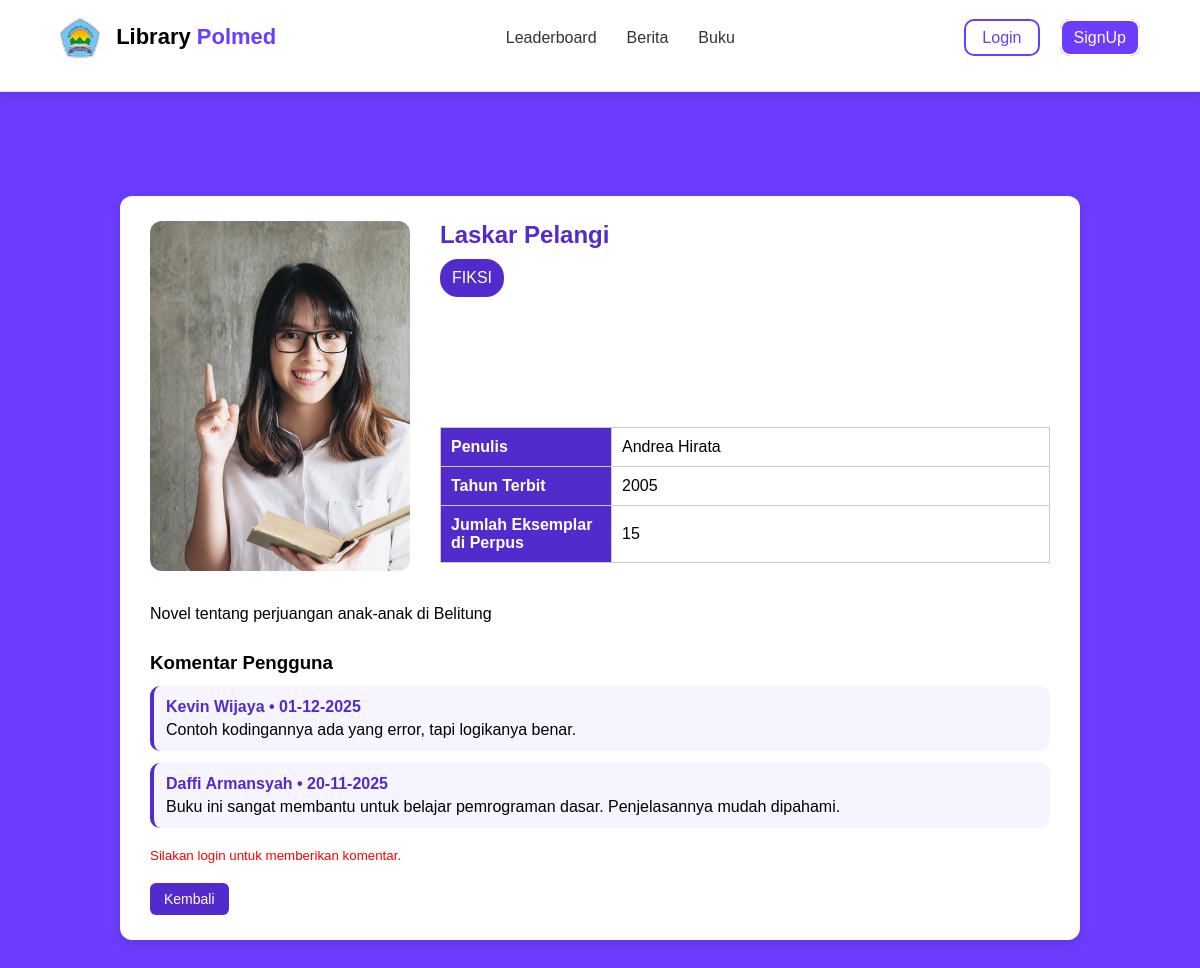
Screenshot of /buku.php?id_buku=1 with the database file from the repository.
### tables this page shows
CREATE TABLE `buku` (
  `buku_id` int(11) NOT NULL,
  `judul` varchar(150) NOT NULL,
  `sampul` varchar(150) DEFAULT NULL,
  `pengarang` varchar(150) NOT NULL,
  `tahun_terbit` year(4) DEFAULT NULL,
  `kategori` set('FIKSI','NON FIKSI','PENDIDIKAN') DEFAULT NULL,
  `jumlah_eksemplar` int(3) NOT NULL,
  `deskripsi_buku` text NOT NULL
);

CREATE TABLE `komentar` (
  `komentar_id` int(11) NOT NULL,
  `nim` varchar(11) NOT NULL,
  `buku_id` int(11) NOT NULL,
  `isi_komentar` text NOT NULL,
  `tgl_komentar` datetime DEFAULT CURRENT_TIMESTAMP
);

CREATE TABLE `pengguna` (
  `nim` varchar(11) NOT NULL,
  `nama` varchar(150) NOT NULL,
  `password` varchar(150) NOT NULL,
  `foto_profile` varchar(150) DEFAULT NULL,
  `kontak` varchar(15) NOT NULL,
  `riwayat_kunjungan` float DEFAULT NULL,
  `prodi_id` int(5) DEFAULT NULL,
  `jurusan_id` int(5) DEFAULT NULL,
  `poin_aktivitas` int(5) DEFAULT NULL
);

### function.php (called while the page is built, shortened)
<?php
function detail_book($conn, $buku_id)
{
    $sql = "SELECT * FROM buku WHERE buku_id = ?";
    $stmt = mysqli_prepare($conn, $sql);
    $stmt->bind_param("s", $buku_id);
    $stmt->execute();
    $resultData = $stmt->get_result();
    return $resultData;
}

### polmed_function.php (called while the page is built, shortened)
<?php
function list_komentar_by_buku($conn, $buku_id)
{
    $sql = "SELECT k.*, u.nama FROM komentar k LEFT JOIN pengguna u ON k.nim = u.nim WHERE k.buku_id = ? ORDER BY k.tgl_komentar DESC";
    $stmt = mysqli_prepare($conn, $sql);
    $stmt->bind_param("i", $buku_id);
    $stmt->execute();
    return $stmt->get_result();
}

### buku.php (the view, shortened to what this page needs)
<?php require 'conn.php';
require_once 'function.php';
require_once 'polmed_function.php';
if (!isset($_GET['id_buku'])) {
  header('Location: index.php');
  exit();
} else {
  $id_buku = trim($_GET['id_buku']);
  $row = detail_book($conn, $id_buku)->fetch_assoc();
  $komentar = list_komentar_by_buku($conn, $id_buku);
  $isKomen = false;
  $dummyImages = [
    'GAMBAR/membaca.jpg',
    'GAMBAR/BUKU REKOMEN/ATOMIC HABITS.jpg',
    'GAMBAR/BUKU REKOMEN/BUMII MANUSIA.jpg',
    'GAMBAR/BUKU REKOMEN/LAUT BERCERITA.jpg',
    'GAMBAR/BUKU REKOMEN/PERPUSTAKAAN TENGAH MALAM.jpg',
  ];
}
?>
<!DOCTYPE html>
<html lang="en">
<head>
  <link rel="stylesheet" href="styledetail.css">
  <link rel="stylesheet" href="style1.css">
  <link rel="stylesheet" href="https://cdnjs.cloudflare.com/ajax/libs/font-awesome/6.0.0-beta3/css/all.min.css">
  <link rel="stylesheet" href="profile_modal.css">
</head>
<body>
  <nav>
    <div class="container" style="margin-top: 0px;">
      <div class="navbar">
        <div class="logo">
          <img src="GAMBAR/POLMED.png" alt="">
          Library <span>Polmed</span>
        </div>
        <div class="menu">
          <a href="index.php#leaderboard">Leaderboard</a>
          <a href="index.php#kiri">Berita</a>
          <a href="index.php#bukurekomen">Buku</a>
        </div>
        <div class="tombol">
          <?php
          if (empty($_SESSION['id_user'])) {
          ?>
            <div class="login-btn">
              <a href="login.php" class="btn">Login</a>
            </div>
            <div class="sign-up"><a href="sign-up.php">SignUp</a></div>
          <?php
          }
          ?>
        </div>
      </div>
    </div>
  </nav>
  <div class="section-title">DETAIL BUKU</div>
  <div class="container card-book-detail">
    <div class="book-header">
      <div class="left"><img src="<?= $row['sampul'] != null ? $row['sampul'] : $dummyImages[array_rand($dummyImages)] ?>" class="book-img"></div>
      <div class="right">
        <h2><?= $row['judul'] ?></h2>
        <div class="rating"><?= $row['kategori'] ?></div>
        <table>
          <tr>
            <th>Penulis</th>
            <td><?= $row['pengarang'] ?></td>
          </tr>
          <tr>
            <th>Tahun Terbit</th>
            <td><?= $row['tahun_terbit'] ?></td>
          </tr>
          <tr>
            <th>Jumlah Eksemplar di Perpus</th>
            <td><?= $row['jumlah_eksemplar'] ?></td>
          </tr>
        </table>
      </div>
    </div>
    <div class="deskripsi"><?= $row['deskripsi_buku'] ?></div>
    <div class="comment-section" id="comments-atomic">
      <h3>Komentar Pengguna</h3>
      <?php while ($kom = $komentar->fetch_assoc()) {
      ?>
        <div class="komentar-box">
          <div class="komentar-nama"><?= $kom['nama'] . " • " . date('d-m-Y', strtotime($kom['tgl_komentar'])) ?></div>
          <div class="komentar-teks"><?= $kom['isi_komentar'] ?></div>
        </div>
      <?php } ?>
      <div class="add-comment">
        <?php if (!isset($row1['nim'])) {
          echo '<small style="color: red;">Silakan login untuk memberikan komentar.</small>';
        } elseif ($isKomen) {
          echo '<small style="color: red;">Anda sudah memberikan komentar pada buku ini.</small>';
        } ?>
        <a href="index.php" class="btn-kembali">Kembali</a>
      </div>
    </div>
  </div>
</body>
</html>

### styledetail.css (style rules this page uses)
body { margin: 0; padding: 0; font-family: Poppins, sans-serif; background: #6c3cff; color: #000; opacity: 0; animation: fadeIn 1s ease forwards; }
.section-title { width: 100%; text-align: center; margin-top: 50px; margin-bottom: 10px; font-size: 22px; font-weight: 700; color: #ffffff; }
.container.card-book-detail { max-width: 900px; margin: 0 auto 50px auto; background: white; padding: 25px 30px; border-radius: 12px; box-shadow: 0 4px 12px rgba(0, 0, 0, 0.1); opacity: 0; transform: translateY(40px); animation: slideUp 0.6s ease forwards; }
.book-header { display: flex; gap: 30px; align-items: flex-start; }
.book-img { width: 260px; height: 350px; border-radius: 12px; object-fit: cover; background: #eee; transition: transform 0.4s ease; }
h2 { color: #532bcc; margin-top: 0; }
.rating { background: #532bcc; color: white; padding: 10px 12px; border-radius: 18px; display: inline-block; margin: 10px 0; margin-bottom: 130px; width: fit-content; }
.right { display: flex; flex: 1; flex-direction: column; justify-content: space-between; }
table { width: 100%; margin-top: auto; border-collapse: collapse; }
th, td { border: 1px solid #ccc; padding: 10px; }
th { background: #532bcc; color: white; text-align: left; width: 150px; }
.deskripsi { margin-top: 25px; line-height: 1.7; text-align: justify; }
.btn-kembali { margin-top: 10px; display: inline-block; padding: 8px 14px; background: #532bcc; color: white; font-size: 14px; border-radius: 6px; text-decoration: none; cursor: pointer; transition: 0.3s; width: fit-content; }
.comment-section { margin-top: 25px; }
.komentar-box, .komentar { background: #f6f4ff; padding: 12px; border-radius: 10px; margin-top: 12px; border-left: 4px solid #532bcc; }
.komentar-nama { font-weight: bold; color: #532bcc; }
.komentar-teks { margin-top: 5px; }
.add-comment { margin-top: 20px; display: flex; flex-direction: column; gap: 10px; }

### style1.css (style rules this page uses)
* { margin: 0; font-family: "Poppins", sans-serif; }
html { scroll-behavior: smooth; overflow-x: hidden; }
body { opacity: 0; animation: fadeIn 0.5s ease-in forwards; }
.container { width: 90%; max-width: 1200px; margin: 15px auto; }
nav { background: #fff; border-bottom: 1px solid #e5e5e5; position: sticky; top: 0; z-index: 1000; box-shadow: 0 4px 10px rgba(0, 0, 0, 0.1); }
.navbar { padding: 18px 0; display: flex; justify-content: space-between; align-items: center; }
.logo { font-size: 22px; font-weight: bold; }
.logo span { color: #6c3cff; }
.logo img { width: 40px; height: 40px; margin-right: 10px; vertical-align: middle; }
.menu { display: flex; gap: 30px; }
.menu a { text-decoration: none; color: #333; font-size: 16px; font-weight: 500; }
.tombol { display: flex; gap: 20px; }
.tombol a { color: #6c3cff; border: 2px solid #6c3cff; border-radius: 10px; padding: 8px 16px; text-decoration: none; }
.sign-up a { background: #6c3cff; color: #fff; padding: 8px 12px; border: 2px solid #fff; }

### profile_modal.css (style rules this page uses)
.section-title { text-align: center; font-size: 30px; font-weight: 700; color: #6c3cff; margin: 40px 0 30px; }

### rows the page displays
buku: judul "Laskar Pelangi", kategori "FIKSI", pengarang "Andrea Hirata", tahun_terbit "2005", jumlah_eksemplar "15", deskripsi_buku "Novel tentang perjuangan anak-anak di Belitung"
komentar: nim.nama "Kevin Wijaya", tgl_komentar "01-12-2025", isi_komentar "Contoh kodingannya ada yang error, tapi logikanya benar."
komentar: nim.nama "Daffi Armansyah", tgl_komentar "20-11-2025", isi_komentar "Buku ini sangat membantu untuk belajar pemrograman dasar. Penjelasannya mudah dipahami."
